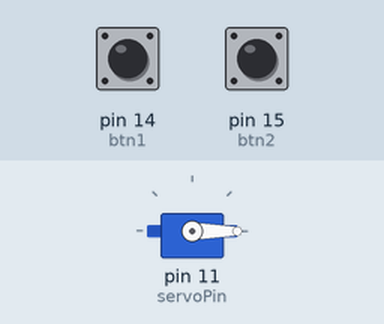
Bench run of a sketch on a simulated Arduino Uno, built with avr-gcc and run on an emulated ATmega328P. Parts: servo. The test bench sets the inputs (shaded band); at power-on: pin 14 (btn1) LOW, pin 15 (btn2) LOW.

Above: at 1.2 s.
1.3 s: pin 14 (btn1) pulled HIGH for 0.15 s
At 1.7 s:
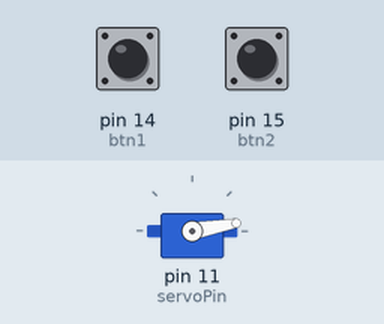
2.9 s: pin 14 (btn1) pulled HIGH for 1 s
At 4.2 s:
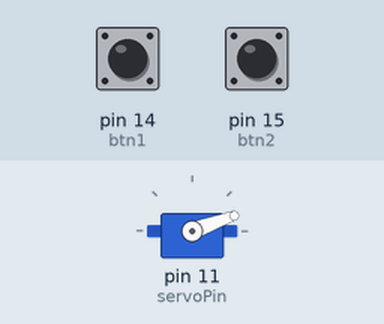
5.4 s: pin 15 (btn2) pulled HIGH for 0.15 s
At 6.1 s:
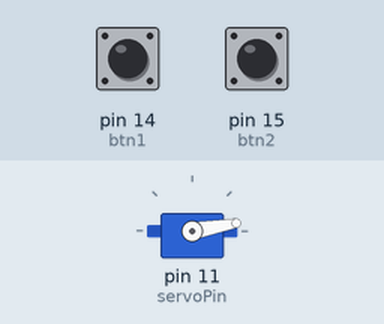
7.0 s: pin 14 (btn1) pulled HIGH for 3.2 s
At 7.3 s:
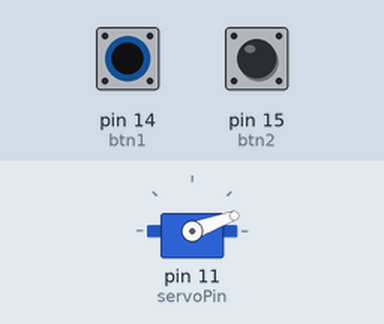
11.7 s: pin 14 (btn1) pulsed HIGH 5 times (0.12 s each, 0.3 s apart)
At 14.2 s:
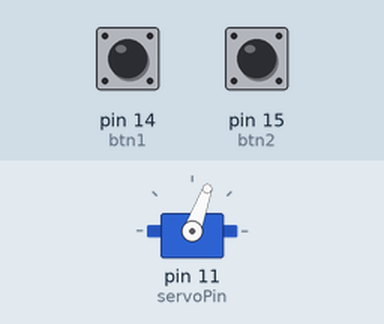
14.7 s: pin 14 (btn1) pulled HIGH for 0.15 s
At 15.5 s:
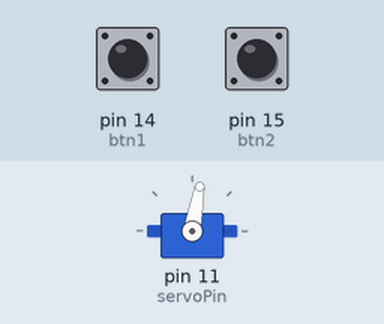
Timing chart, 0 to 17.3 s (numbered marks = the images above; inputs shaded):
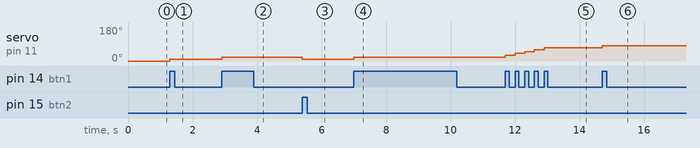

The sketch:

9-1.ino
```cpp
#include <Servo.h>

Servo myServo;
int servoPin = 11;
int btn1 = 14, btn2 = 15;
int angle = 0;
int plus = 10;
int firstState1 = 0;
int firstState2 = 0;
int secondState1 = 0;
int secondState2 = 0;
void setup()
{
    myServo.attach(servoPin);
    myServo.write(angle);
    pinMode(btn1, INPUT);
    pinMode(btn2, INPUT);
    Serial.begin(9600);
}
void loop()
{
    firstState1 = digitalRead(btn1);
    firstState2 = digitalRead(btn2);
    if (firstState1 != secondState1)
    {
        if (firstState1 == HIGH)
        {
            angle = angle + plus;
            if (angle > 180)
                angle = 180;
            myServo.write(angle);
        }
        delay(50);
        secondState1 = firstState1;
    }
    if (firstState2 != secondState2)
    {
        if (firstState2 == HIGH)
        {
            angle = angle - plus;
            if (angle < 0)
                angle = 0;
            myServo.write(angle);
        }
        delay(50);
        secondState2 = firstState2;
    }
}
```

Measured:
- after the input at 1.3 s, servo on pin 11 (servoPin): 0° → 10° at once
- after the input at 2.9 s, servo on pin 11 (servoPin): 10° → 20° at once
- after the input at 5.4 s, servo on pin 11 (servoPin): 20° → 10° at once
- after the input at 7.0 s, servo on pin 11 (servoPin): 10° → 20° at once
- after the input at 11.7 s, servo on pin 11 (servoPin): moves from 20° to 70° over 1.2 s, starting at once
- after the input at 14.7 s, servo on pin 11 (servoPin): 70° → 80° at once
